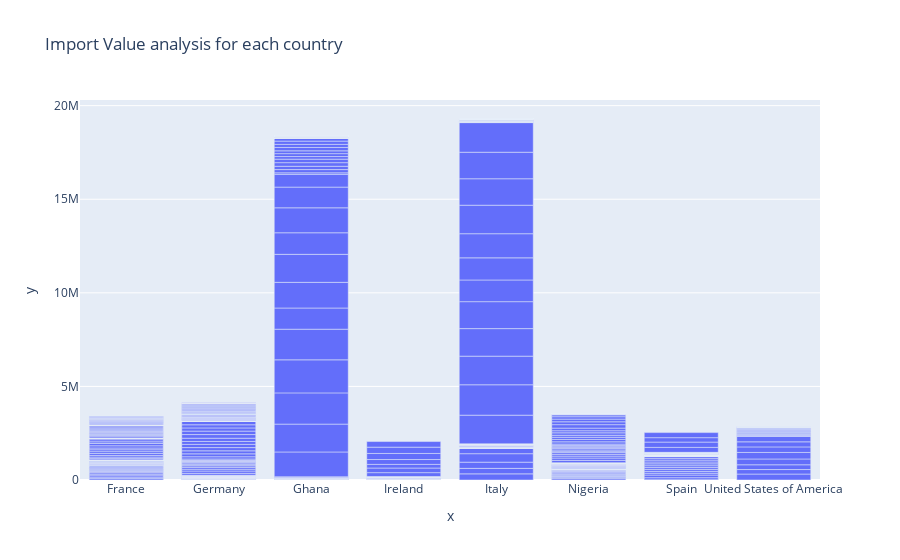

Write notebook code for a chart like this one.
### Code cell
fig2 = px.bar(x=data['Area'], y=data['Import Value'], title="Import Value analysis for each country")
fig2.show();

### Figure 1 — Plotly figure (JSON) as saved in the notebook; plotly's stock layout.template omitted (floating-point values rounded to 4 significant figures; data arrays with more than 128 entries replaced by an {"elided": "..."} marker saying what was removed)
{"data": [{"alignmentgroup": "True", "hovertemplate": "x=%{x}<br>y=%{y}<extra></extra>", "legendgroup": "", "marker": {"color": "#636efa", "pattern": {"shape": ""}}, "name": "", "offsetgroup": "", "orientation": "v", "showlegend": false, "textposition": "auto", "type": "bar", "x": {"elided": "979 str values"}, "xaxis": "x", "y": {"elided": "979 int values"}, "yaxis": "y"}], "layout": {"barmode": "relative", "legend": {"tracegroupgap": 0}, "title": {"text": "Import Value analysis for each country"}, "xaxis": {"anchor": "y", "domain": [0, 1], "title": {"text": "x"}}, "yaxis": {"anchor": "x", "domain": [0, 1], "title": {"text": "y"}}}}
